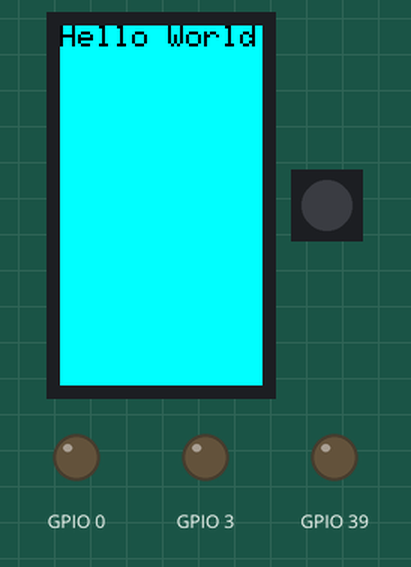
The program below on a simulated ESP32-S3. Shown: 135×240 colour display, 1 RGB LEDs in strip order, left to right, output pins drawn as LEDs (lit = HIGH). What the program prints to the serial monitor is not drawn.

Above: at 0.2 s.
At 0.7 s:
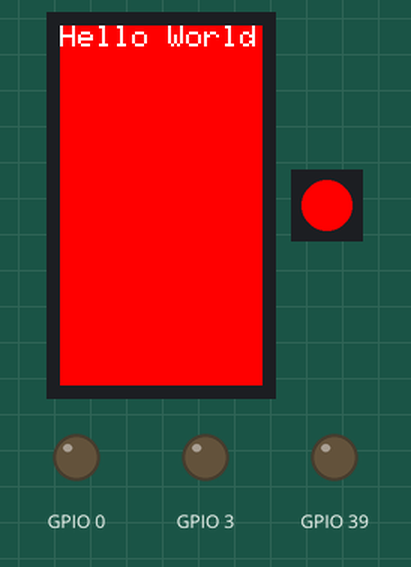
Timing chart, 0 to 130.0 s (numbered marks = the images above):
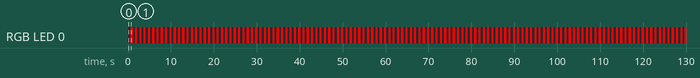

The program:

main.cpp
```cpp
#include <Adafruit_GFX.h>    // Core graphics library
#include <Adafruit_ST7789.h> // Hardware-specific library for ST7789
#include <Adafruit_NeoPixel.h>
#include <SPI.h>
#include <TiDAL.h>

Adafruit_ST7789 lcd = Adafruit_ST7789(LCD_CS, LCD_DC, LCD_MOSI, LCD_SCLK, LCD_RST);
Adafruit_NeoPixel led(1, LED_DATA, NEO_GRB + NEO_KHZ800);

void setup(void) {
  Serial.begin(9600);
  Serial.print("Hello World - Testing Serial Output");

  tidal_lcd_setup();
  lcd.init(LCD_WIDTH, LCD_HEIGHT);
  lcd.setSPISpeed(40000000);
  lcd.fillScreen(ST77XX_RED);
  lcd.setTextColor(ST77XX_WHITE);
  lcd.setTextSize(2);
  lcd.println("Hello World");

  tidal_led_setup();
  led.begin();
  led.setPixelColor(0, led.Color(255,0,0));
  led.show();
}

void loop() {
  lcd.invertDisplay(true);
  Serial.println("Ping");
  led.clear();
  led.show();
  delay(500);
  lcd.invertDisplay(false);
  Serial.println("Pong");
  led.setPixelColor(0, led.Color(255,0,0));
  led.show();
  delay(500);
}
```

Measured:
- by itself, RGB LED 0: alternates RGB(255, 0, 0) for 0.50 s and off for 0.50 s
